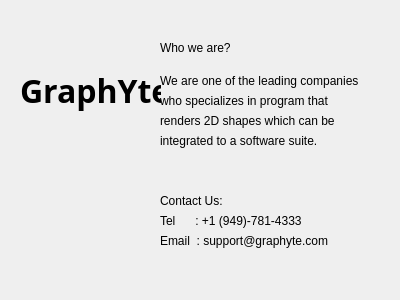
<?xml version="1.0" encoding="UTF-8"?>
<ui version="4.0">
 <class>secondScreen</class>
 <widget class="QDialog" name="secondScreen">
  <property name="geometry">
   <rect>
    <x>0</x>
    <y>0</y>
    <width>400</width>
    <height>300</height>
   </rect>
  </property>
  <property name="windowTitle">
   <string>Dialog</string>
  </property>
  <widget class="QLabel" name="label_2">
   <property name="geometry">
    <rect>
     <x>20</x>
     <y>110</y>
     <width>111</width>
     <height>111</height>
    </rect>
   </property>
   <property name="text">
    <string/>
   </property>
  </widget>
  <widget class="QLabel" name="label">
   <property name="geometry">
    <rect>
     <x>160</x>
     <y>70</y>
     <width>231</width>
     <height>21</height>
    </rect>
   </property>
   <property name="text">
    <string>We are one of the leading companies </string>
   </property>
  </widget>
  <widget class="QLabel" name="label_3">
   <property name="geometry">
    <rect>
     <x>160</x>
     <y>90</y>
     <width>221</width>
     <height>21</height>
    </rect>
   </property>
   <property name="text">
    <string>who specializes in program that </string>
   </property>
  </widget>
  <widget class="QLabel" name="label_4">
   <property name="geometry">
    <rect>
     <x>160</x>
     <y>110</y>
     <width>221</width>
     <height>21</height>
    </rect>
   </property>
   <property name="text">
    <string>renders 2D shapes which can be</string>
   </property>
  </widget>
  <widget class="QLabel" name="label_5">
   <property name="geometry">
    <rect>
     <x>160</x>
     <y>130</y>
     <width>221</width>
     <height>21</height>
    </rect>
   </property>
   <property name="text">
    <string>integrated to a software suite.</string>
   </property>
  </widget>
  <widget class="QLabel" name="label_6">
   <property name="geometry">
    <rect>
     <x>160</x>
     <y>190</y>
     <width>221</width>
     <height>21</height>
    </rect>
   </property>
   <property name="text">
    <string>Contact Us:</string>
   </property>
  </widget>
  <widget class="QLabel" name="label_7">
   <property name="geometry">
    <rect>
     <x>160</x>
     <y>210</y>
     <width>221</width>
     <height>21</height>
    </rect>
   </property>
   <property name="text">
    <string>Tel      : +1 (949)-781-4333</string>
   </property>
  </widget>
  <widget class="QLabel" name="label_8">
   <property name="geometry">
    <rect>
     <x>160</x>
     <y>230</y>
     <width>221</width>
     <height>21</height>
    </rect>
   </property>
   <property name="text">
    <string>Email  : support@graphyte.com</string>
   </property>
  </widget>
  <widget class="QLabel" name="label_9">
   <property name="geometry">
    <rect>
     <x>20</x>
     <y>70</y>
     <width>141</width>
     <height>41</height>
    </rect>
   </property>
   <property name="font">
    <font>
     <family>Arial Black</family>
     <pointsize>24</pointsize>
     <weight>75</weight>
     <bold>true</bold>
    </font>
   </property>
   <property name="text">
    <string>GraphYte</string>
   </property>
  </widget>
  <widget class="QLabel" name="label_10">
   <property name="geometry">
    <rect>
     <x>160</x>
     <y>40</y>
     <width>111</width>
     <height>16</height>
    </rect>
   </property>
   <property name="text">
    <string>Who we are?</string>
   </property>
  </widget>
 </widget>
 <resources/>
 <connections/>
</ui>
